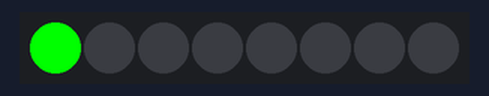
Simulated run of this program. Board: ESP8266 board running MicroPython. Shown: 8 RGB LEDs in strip order, left to right. Dim RGB values are drawn brighter than linear.

Above: at 0.1 s.
At 1.1 s:
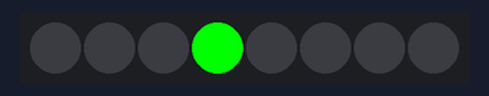
At 1.8 s:
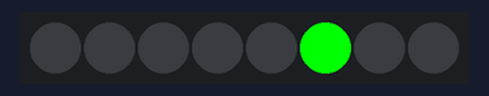
At 2.5 s:
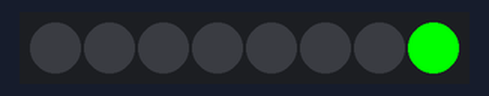
At 3.5 s:
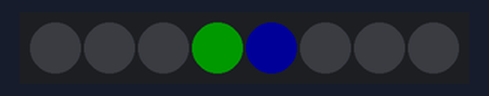
At 4.71 s:
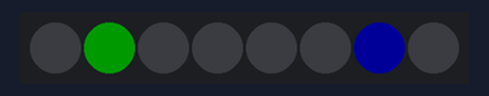
Timing chart, 0 to 40.0 s (numbered marks = the images above):
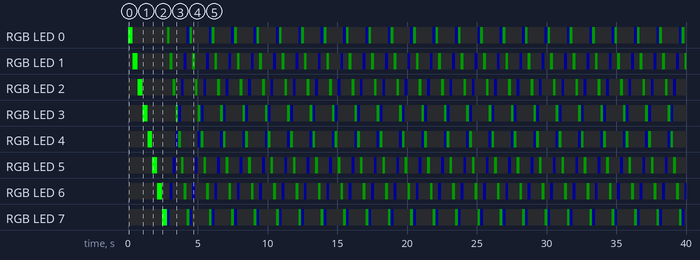

Measured:
- by itself, RGB LED 7: repeats every 1.6 s: RGB(0, 0, 25) 0.20 s, off 1.2 s, RGB(0, 25, 0) 0.20 s
- by itself, RGB LED 5: off → RGB(0, 255, 0) at 1.8 s, → off 0.35 s later, → RGB(0, 0, 25) 1.1 s later, → off 0.20 s later, … (94 changes in this stretch)
- by itself, RGB LED 0: off → RGB(0, 255, 0) at 0.00 s, → off 0.35 s later, → RGB(0, 25, 0) 2.5 s later, → off 0.20 s later, … (73 changes in this stretch)

The program:

esp8266damiendemo.py
```python
#!/usr/bin/env python3
# -*- coding: utf-8 -*-
"""
Micropython code from Damien on YouTube
     https://www.youtube.com/watch?v=_voIwFB4mu0&t=8s

Created on Sun May 28 17:09:11 2017
@author: pepo
"""

# define neopixel stick
# Huzzah: DIN = pin 14
import machine
pin = machine.Pin(14, machine.Pin.OUT)

import neopixel
np = neopixel.NeoPixel(pin, 8)

# first neopixel: RED, dimmed (brightness: 0..255)
np[0] = (25,0,0)
np.write()

# list colors of np
list(np)

# define pixel-write function
PIXEL_WIDTH = 8
def np_pixel(x, y, color):
    np[y*PIXEL_WIDTH + x] = color

# define blank neopixel function
def blank():
    np.fill( (0, 0, 0) )
    np.write()

# running led
import time
for i in range(8):
    np.fill((0,0,0))
    np[i] = ((0,255,0))
    np.write()
    time.sleep(0.35)
blank()

# two opposite running leds .. for ever
# np = neopixels, no = number of pixels, wt = sleep-time
def demo_pixels(np, no = 8, wt = 0.2):
    while True:
        for i in range(no):
            np.fill((0,0,0))
            np[i] = (0,25,0)
            np[7-i] = (0,0,25)
            np.write()
            time.sleep(wt)
demo_pixels(np) # for 8-pixel stick, waiting time=0.2


# demo Damien to get weather data requires a network connection and API-key

###### PRE_CONDITION: connected to netwerk, and having an API-key

# generated key for micropython test on OpenweaterData site
####### KEEP THIS SECRET ######
# API-key. After generating a new key, you must wait 10 minutes
key = 'cac77abc97ceafbe446a455019c247fe'
####### / KEEP THIS SECRET ######

import network

def connect2wifi(ssid, passcode):
    sta_if = network.WLAN(network.STA_IF)
    if not sta_if.isconnected():
        print('connecting to network... ', ssid)
        sta_if.active(True)
        sta_if.connect(ssid, passcode)
        while not sta_if.isconnected():
            pass
    print('network config:', sta_if.ifconfig())

connect2wifi('PePoDevNet', '5t2!V99*')

######### / endof pre-condition

# connect to OpenWeatherData with socket and API-key
import socket
s = socket.socket()
addr = socket.getaddrinfo('api.openweathermap.org', 80)
addr

# connect to IP
s.connect(addr[0][4])

# send request for city, using key
#OK: s.send(b'GET http://api.openweathermap.org/data/2.5/weather?q=London&appid=%s HTTP/1.0\r\n\r\n' % key)
#117: s.send(b'GET http://api.openweathermap.org/data/2.5/weather?q=Amsterdam,nl&appid=%s HTTP/1.0\r\n\r\n' % key)
s.send(b'GET http://api.openweathermap.org/data/2.5/weather?q=Amsterdam,nl&appid=cac77abc97ceafbe446a455019c247fe')
#s.send(b'GET http://api.openweathermap.org/data/2.5/weather?q=Amsterdam,nl&appid=[0] HTTP/1.0\r\n\r\n'.format(key))
# should return '111'  ???

# show received data -- first 1000 chars
s.recv(1000)
# output...

# stange, new way, to save data in variable html, but it works...
html = _
html

# split data in dictionary
html.split(b'\r\n\r\n')

_[-1] # show last element, which is the data we want
# save in variable data
data = _
data

import json
json.loads(data)
# .... list of json-data

# save
data = _

# get the temperature ...
data['main']['temp'] # temp in Kelvin

data['main']['temp'] - 273.15     # temp in celsius
```
